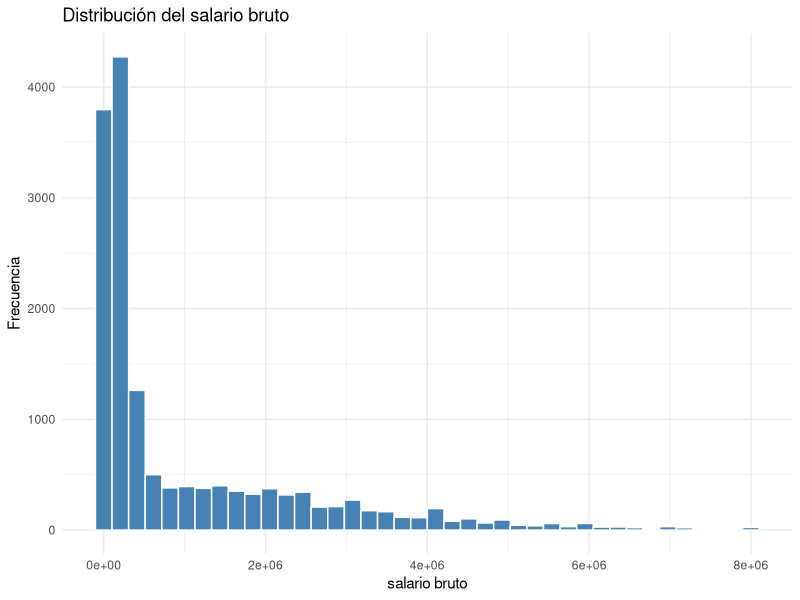
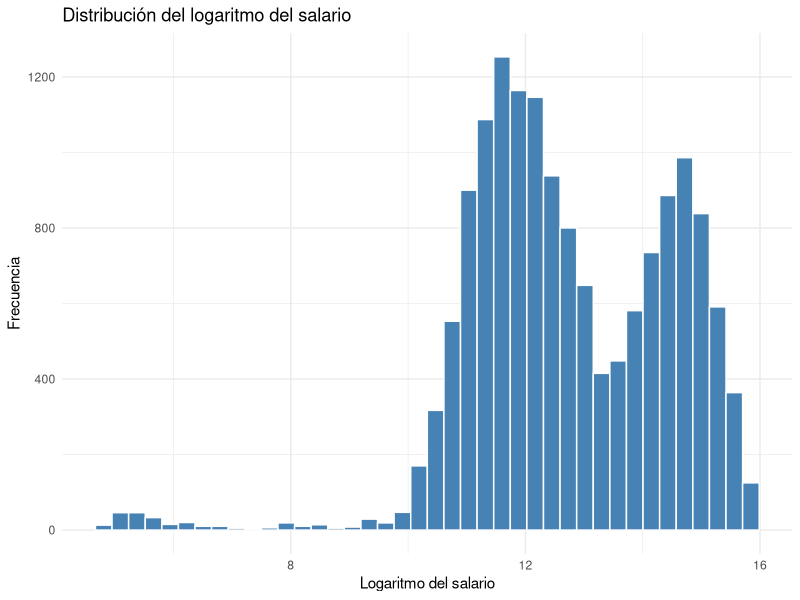
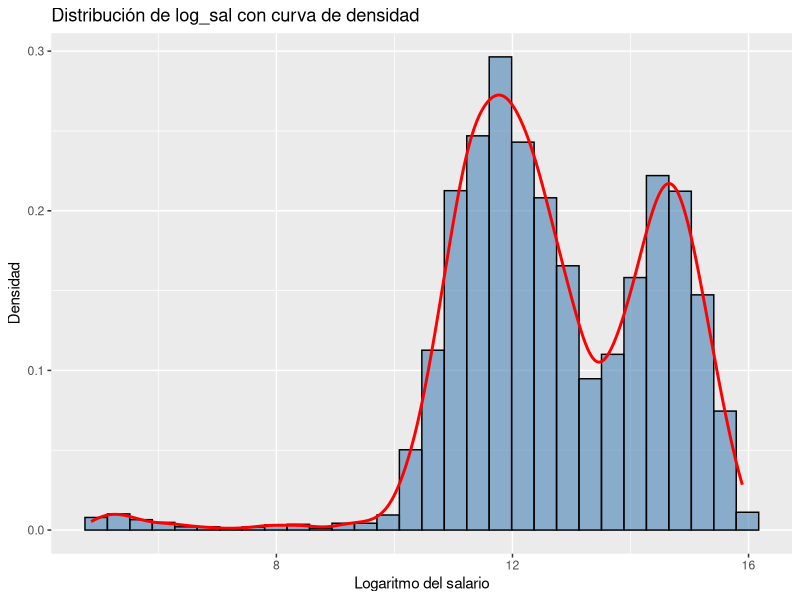
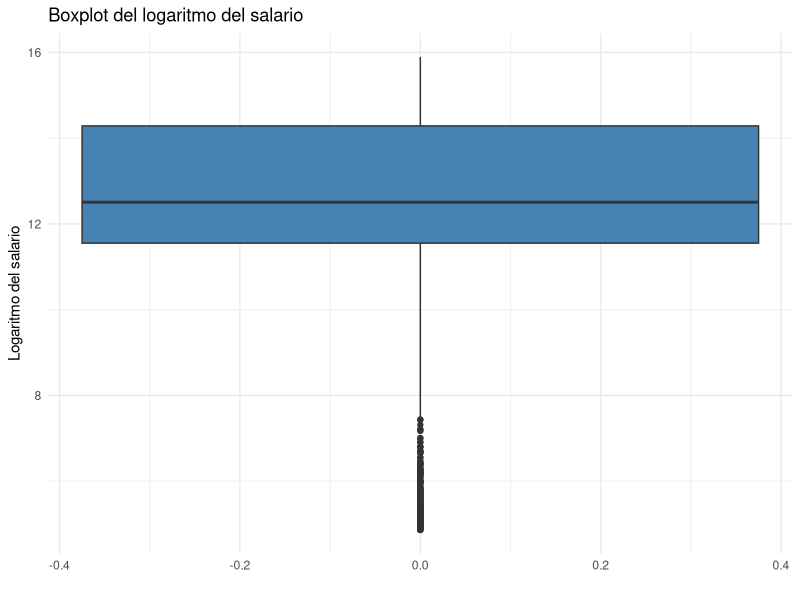
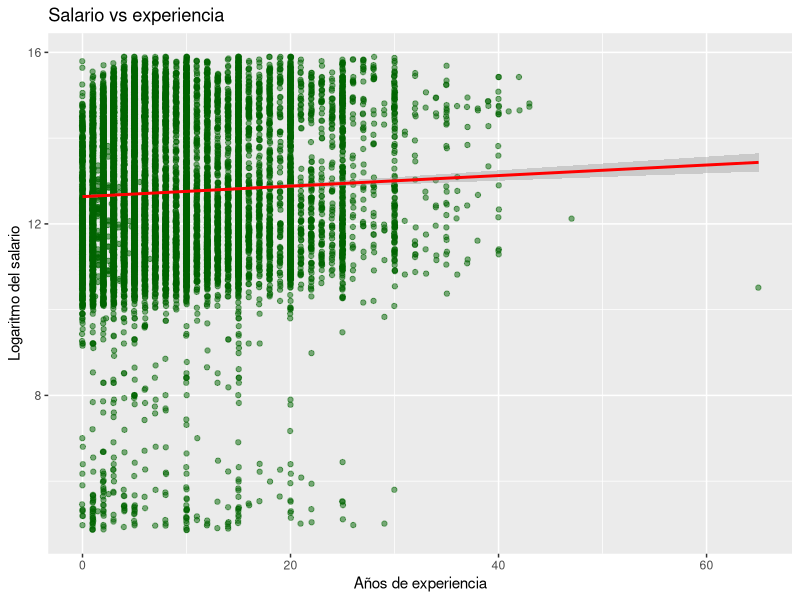
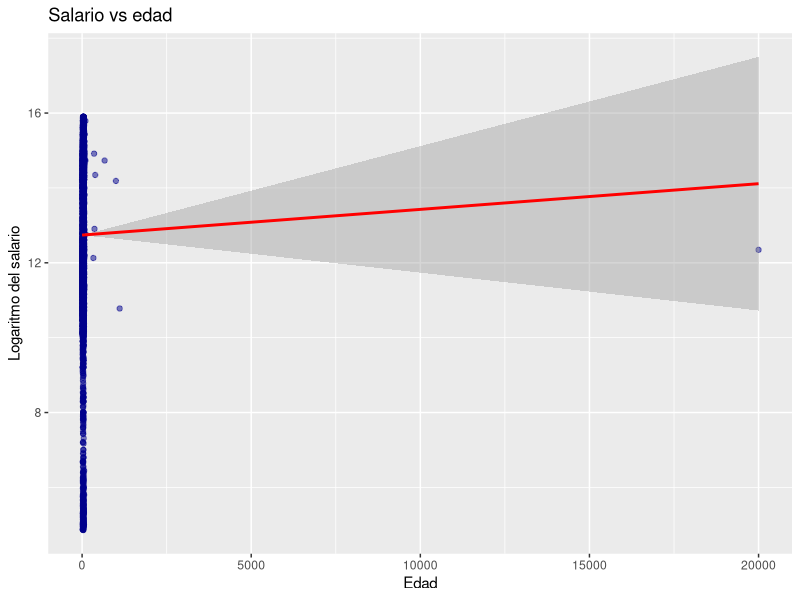
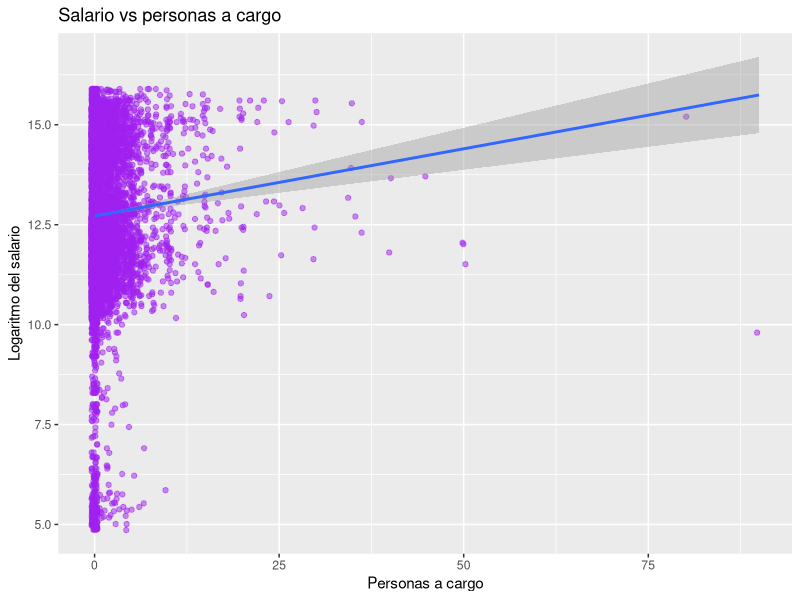
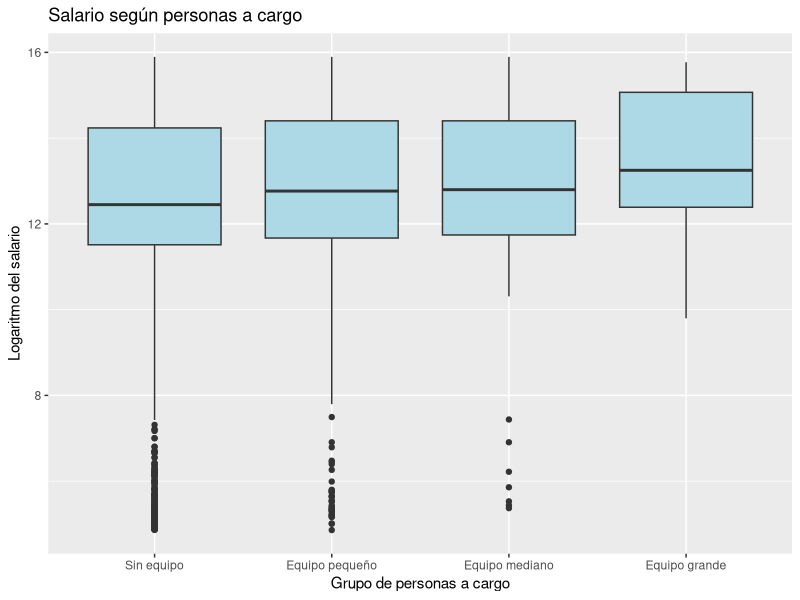

Write R code to recreate these figures, in order.
# -----------------------------------------------------------------------------
# 03_EDA.R
# -----------------------------------------------------------------------------

library(tidyverse)

#INDICE

# 1. CARGA DEL DATASET 
# 2. ESTRUCTURA GENERAL 
# 3. CALIDAD DE DATOS 
# 4. DISTRIBUCIONES UNIVARIADAS 
# 5. DISTRIBUCIÓN DE LA VARIABLE OBJETIVO 
# 6. VARIABLES NUMÉRICAS 
# 7. VARIABLES CATEGÓRICAS 
# 8. VARIABLES POTENCIALMENTE CONFUNDIDORAS 
# 9. REGIÓN Y ROLES 
# 10. CONCLUSIONES DEL EDA

# -----------------------------------------------------------------------------
# 1. CARGA DEL DATASET LIMPIO
# -----------------------------------------------------------------------------

df <- read_csv(
  "data/processed/df_sysarmy.csv",
  show_col_types = FALSE
)

# -----------------------------------------------------------------------------
# 2. ESTRUCTURA GENERAL
# -----------------------------------------------------------------------------

glimpse(df)

dim(df)

colnames(df)




# -----------------------------------------------------------------------------
# 3. CALIDAD DE DATOS
# -----------------------------------------------------------------------------

colSums(is.na(df))
sort(colSums(is.na(df)), decreasing = TRUE)



df %>%
  group_by(anio,semestre) %>%
  summarise(
    registros = n(),
    seniority_na = sum(is.na(seniority)),
    dolarizado_na = sum(is.na(sueldo_dolarizado)),
    modalidad_na = sum(is.na(modalidad)),
    uso_ia_na = sum(is.na(uso_ia))
  )


# CONCLUSION:
# Las variables principales utilizadas para el análisis no presentan
# valores faltantes.
#
# Seniority, sueldo_dolarizado y uso_ia presentan aproximadamente
# un 67% de valores faltantes. Sin embargo, el analisis por períodos
# nos muestra que estos faltantes no son aleatorios.
#
# Las variables seniority y sueldo_dolarizado se encuentran
# disponibles a partir de la encuesta del periodo 2024.1,
# mientras que uso_ia aparece a partir de 2022.2.
#
# Por lo tanto, los valores faltantes responden a cambios en el
# cuestionario de Sysarmy entre distintos períodos y no a errores
# de carga o falta de respuesta de los encuestados.



# -----------------------------------------------------------------------------
# 4. DISTRIBUCIONES UNIVARIADAS
# -----------------------------------------------------------------------------

# Variables categóricas

# grupo_rol — Data Platform / MLOps representa el 50% del dataset
df %>%
  count(grupo_rol)

# Distribución de seniority — 66.7% NA corresponden a períodos 2019-2023
df %>%
  count(seniority)

# genero_simple — 82% Hombre, representación femenina baja (14%)
df %>%
  count(genero_simple)

# modalidad — 46% NA (períodos pre-2022); entre los disponibles, 50% remoto
df %>%
  count(modalidad)

# gente_a_cargo_grupo — 80% sin equipo a cargo
df %>%
  count(gente_a_cargo_grupo)



# Variables numericas


# sal_bruto: media (1.049.037) muy superior a mediana (270.000)
# la mayoría de las personas gana bastante menos de $1 millon
# existe un grupo relativamente pequeño con salarios muy altos
# esos salarios altos empujan la media hacia arriba

# — distribución asimétrica, confirma uso de log_sal para el modelado
summary(df$sal_bruto)

# log_sal: distribución más simétrica tras transformación logarítmica
summary(df$log_sal)

# experiencia: máximo de 65 años, posible outlier a revisar
summary(df$experiencia)

# edad: rango 17-70, sin valores corruptos. 5 NAs — se mantienen, 
# son pocos y no afectan el análisis
summary(df$edad)

# gente_a_cargo: mediana 0, 75% sin equipo — distribución muy sesgada
summary(df$gente_a_cargo)



# -----------------------------------------------------------------------------
# 5. DISTRIBUCION DE LA VARIABLE OBJETIVO
# -----------------------------------------------------------------------------


  ggplot(df, aes(x = sal_bruto)) +
    geom_histogram(
      bins = 40,
      fill = "steelblue",
      color = "white"
    ) +
    labs(
      title = "Distribución del salario bruto",
      x = "salario bruto",
      y = "Frecuencia"
    ) +
    theme_minimal()



ggplot(df, aes(x = log_sal)) +
  geom_histogram(
    bins = 40,
    fill = "steelblue",
    color = "white"
  ) +
  labs(
    title = "Distribución del logaritmo del salario",
    x = "Logaritmo del salario",
    y = "Frecuencia"
  ) +
  theme_minimal()



ggplot(df, aes(x = log_sal)) +
  geom_histogram(
    aes(y = after_stat(density)),
    bins = 30, fill = "steelblue", color = "black", alpha = 0.6
  ) +
  geom_density(color = "red", size = 1) +
  labs(
    title = "Distribución de log_sal con curva de densidad",
    x = "Logaritmo del salario",
    y = "Densidad"
  )


ggplot(df, aes(y = log_sal)) +
  geom_boxplot(fill = "steelblue") +
  labs(
    title = "Boxplot del logaritmo del salario",
    y = "Logaritmo del salario",
    x = ""
  ) +
  theme_minimal()

# -----------------------------------------------------------------------------
# 6. VARIABLES NUMERICAS
# -----------------------------------------------------------------------------

# Experiencia vs salario

ggplot(df, aes(x = experiencia, y = log_sal)) +
  geom_jitter(alpha = 0.5, color = "darkgreen") +
  geom_smooth(method = "lm", color = "red") +
  labs(
    title = "Salario vs experiencia",
    x = "Años de experiencia",
    y = "Logaritmo del salario"
  )


# Edad vs salario

ggplot(df, aes(x = edad, y = log_sal)) +
  geom_jitter(alpha = 0.5, color = "darkblue") +
  geom_smooth(method = "lm", color = "red") +
  labs(
    title = "Salario vs edad",
    x = "Edad",
    y = "Logaritmo del salario"
  )


# Personas a cargo vs salario

ggplot(df, aes(x = gente_a_cargo, y = log_sal)) +
  geom_jitter(alpha = 0.5, color = "purple") +
  geom_smooth(method = "lm") +
  labs(
    title = "Salario vs personas a cargo",
    x = "Personas a cargo",
    y = "Logaritmo del salario"
  )



ggplot(df, aes(x = factor(gente_a_cargo_grupo, 
                           levels = c("Sin equipo","Equipo pequeño",
                                      "Equipo mediano","Equipo grande")), 
                y = log_sal)) +
  geom_boxplot(fill = "lightblue") +
  labs(
    title = "Salario según personas a cargo",
    x = "Grupo de personas a cargo",
    y = "Logaritmo del salario"
  )



# Observaciones:



# -----------------------------------------------------------------------------
# 7. VARIABLES CATEGORICAS
# -----------------------------------------------------------------------------


# SENIORITY

# Filtramos NA porque no aporta al grafico y mejoramos la visual.
# Con caption hacemos aclaracion del filtro ( Check List)

ggplot(df %>% filter(!is.na(seniority)), 
       aes(x = seniority, y = log_sal, fill = seniority)) +
  geom_boxplot() +
  labs(
    title = "Distribución salarial según seniority",
    x = "Seniority",
    y = "Logaritmo del salario bruto (log)",
    caption = "Solo períodos 2024-2026 | n = 5.091 observaciones"
  ) +
  theme_minimal() +
  theme(legend.position = "none")


# MODALIDAD

# Filtramos NA porque no aporta al grafico y mejoramos la visual.
# Con caption hacemos aclaracion del filtro ( Check List)


ggplot(df %>% filter(!is.na(modalidad)),
       aes(x = modalidad, y = log_sal, fill = modalidad)) +
  geom_boxplot() +
  labs(
    title = "Distribución salarial según modalidad de trabajo",
    x = "Modalidad de trabajo",
    y = "Logaritmo del salario bruto (log)",
    caption = "Períodos 2019-2022 | n = 8.195 observaciones"
  ) +
  theme_minimal() +
  theme(legend.position = "none")


# SUELDO SEGUN DOLARIZACION

# Filtramos NA porque no aporta al grafico y mejoramos la visual.
# Con caption hacemos aclaracion del filtro ( Check List)



ggplot(df %>% filter(!is.na(sueldo_dolarizado)),
       aes(x = factor(sueldo_dolarizado, 
                      labels = c("No dolarizado", "Dolarizado")),
           y = log_sal,
           fill = factor(sueldo_dolarizado))) +
  geom_boxplot() +
  labs(
    title = "Distribución salarial según dolarización del sueldo",
    x = "Tipo de sueldo",
    y = "Logaritmo del salario bruto (log)",
    caption = "Solo períodos 2024-2026 | n = 5.091 observaciones"
  ) +
  theme_minimal() +
  theme(legend.position = "none")

# SUELDO DOLARIZADO: Experiencia vs Salario segun dolarizacion
# SIN N/A, aclaramos con caption


ggplot(df %>% filter(!is.na(sueldo_dolarizado)),
       aes(x = experiencia, 
           y = log_sal,
           color = factor(sueldo_dolarizado, 
                          labels = c("No dolarizado", "Dolarizado")))) +
  geom_point(alpha = 0.4, size = 0.8) +
  geom_smooth(method = "lm", se = TRUE) +
  labs(
    title = "Relación entre experiencia y salario según dolarización",
    x = "Años de experiencia",
    y = "Logaritmo del salario bruto (log)",
    color = "Tipo de sueldo",
    caption = "Línea: ajuste lineal con intervalo de confianza al 95% | Solo períodos 2024-2026"
  ) +
  theme_minimal()



#  Observacionn: 

# PERSONAS A CARGO


ggplot(df,
       aes(x = factor(gente_a_cargo_grupo,
                      levels = c("Sin equipo", "Equipo pequeño",
                                 "Equipo mediano", "Equipo grande")),
           y = log_sal,
           fill = gente_a_cargo_grupo)) +
  geom_boxplot() +
  labs(
    title = "Distribución salarial según tamaño del equipo a cargo",
    x = "Tamaño del equipo a cargo",
    y = "Logaritmo del salario bruto (log)"
  ) +
  theme_minimal() +
  theme(legend.position = "none")



# OBSERVACIONES: 



# TAMANO DE LA EMPRESA
# forzamos el orden de los datos en el eje x porque ordena alfabeticamente  las categorias y queda desordenado #.


ggplot(df %>% filter(!is.na(tam_empresa)),
       aes(x = factor(tam_empresa, 
                      levels = c("1", "2-10", "11-50", "51-100", 
                                 "101-200", "201-500", "501-1000", 
                                 "1001-2000", "2001-5000", 
                                 "5001-10000", "+10000")), 
           y = log_sal)) +
  geom_boxplot(fill = "steelblue") +
  labs(
    title = "Distribución salarial según tamaño de la organización",
    x = "Cantidad de personas en la organización",
    y = "Logaritmo del salario bruto (log)"
  ) +
  theme_minimal() +
  theme(
    legend.position = "none",
    axis.text.x = element_text(angle = 45, hjust = 1)
  )




# OBSERVACIONES: 


# TABLAS RESUMEN

# mediana por seniority

df %>%
  group_by(seniority) %>%
  summarise(
    mediana_salario = median(sal_bruto, na.rm = TRUE),
    cantidad = n()
  )


# mediana por modalidad

df %>%
  group_by(modalidad) %>%
  summarise(
    mediana_salario = median(sal_bruto, na.rm = TRUE),
    cantidad = n()
  )


# mediana por sueldo dolarizado

df %>%
  group_by(sueldo_dolarizado) %>%
  summarise(
    mediana_salario = median(sal_bruto, na.rm = TRUE),
    cantidad = n()
  )

# -----------------------------------------------------------------------------
# 8. VARIABLES POTENCIALMENTE CONFUNDIDORAS
# -----------------------------------------------------------------------------




# Genero vs salario — sin controlar por seniority

ggplot(df,
       aes(x = genero_simple, y = log_sal, fill = genero_simple)) +
  geom_boxplot() +
  labs(
    title = "Distribución salarial según género",
    x = "Género",
    y = "Logaritmo del salario bruto (log)"
  ) +
  theme_minimal() +
  theme(legend.position = "none")



# Genero vs salario sin controlar — mediana mujeres levemente superior a hombres

ggplot(df %>% filter(!is.na(seniority)),
       aes(x = genero_simple, y = log_sal, fill = seniority)) +
  geom_boxplot() +
  labs(
    title = "Distribución salarial según género y seniority",
    x = "Género",
    y = "Logaritmo del salario bruto (log)",
    fill = "Seniority",
    caption = "Solo períodos 2024-2026 | n = 5.091 observaciones"
  ) +
  theme_minimal()



# Seniority como confundidora — hombres ~50% Senior vs mujeres ~30% Senior

ggplot(df %>% filter(!is.na(seniority)),
       aes(x = genero_simple, fill = seniority)) +
  geom_bar(position = "fill") +
  labs(
    title = "Proporción de seniority según género",
    x = "Género",
    y = "Proporción",
    fill = "Seniority",
    caption = "Solo períodos 2024-2026 | n = 5.091 observaciones"
  ) +
  theme_minimal()


# Tabla de apoyo

df %>%
  group_by(grupo_rol) %>%
  summarise(
    mediana_salario = median(sal_bruto, na.rm = TRUE),
    cantidad = n()
  ) %>%
  arrange(desc(mediana_salario))



# OBSERVACIONES: 

# -----------------------------------------------------------------------------
# 9. REGIONES Y ROLES
# -----------------------------------------------------------------------------

# Salario según región
# Grafico región — GBA/Prov. BA tiene una caja muy compacta y alta. 


ggplot(df,
       aes(x = region, y = log_sal, fill = region)) +
  geom_boxplot() +
  labs(
    title = "Distribución salarial según región",
    x = "Región",
    y = "Logaritmo del salario bruto (log)"
  ) +
  theme_minimal() +
  theme(legend.position = "none")


# Observamos cantidad de observaciones en GBA para descartar errores
# 915 observaciones son suficientes para comparar
# los salarios en GBA están más concentrados en un rango alto con poca dispersion.
df %>% count(region)




# Salario según grupo de rol
ggplot(df,
       aes(x = grupo_rol, y = log_sal, fill = grupo_rol)) +
  geom_boxplot() +
  labs(
    title = "Distribución salarial según grupo de rol",
    x = "Grupo de rol",
    y = "Logaritmo del salario bruto (log)"
  ) +
  theme_minimal() +
  theme(
    legend.position = "none",
    axis.text.x = element_text(angle = 15, hjust = 1)
  )


# Top roles individuales — salario por ocupación
top_roles <- df %>%
  count(trabajo_de, sort = TRUE) %>%
  slice_head(n = 10) %>%
  pull(trabajo_de)

ggplot(df %>% filter(trabajo_de %in% top_roles),
       aes(x = reorder(trabajo_de, log_sal, median),
           y = log_sal,
           fill = grupo_rol)) +
  geom_boxplot() +
  coord_flip() +
  labs(
    title = "Distribución salarial por rol — Top 10",
    x = "Rol",
    y = "Logaritmo del salario bruto (log)",
    fill = "Grupo de rol"
  ) +
  theme_minimal()


# -----------------------------------------------------------------------------
# 10. CONCLUSIONES DEL EDA
# -----------------------------------------------------------------------------


# Principales hallazgos:
